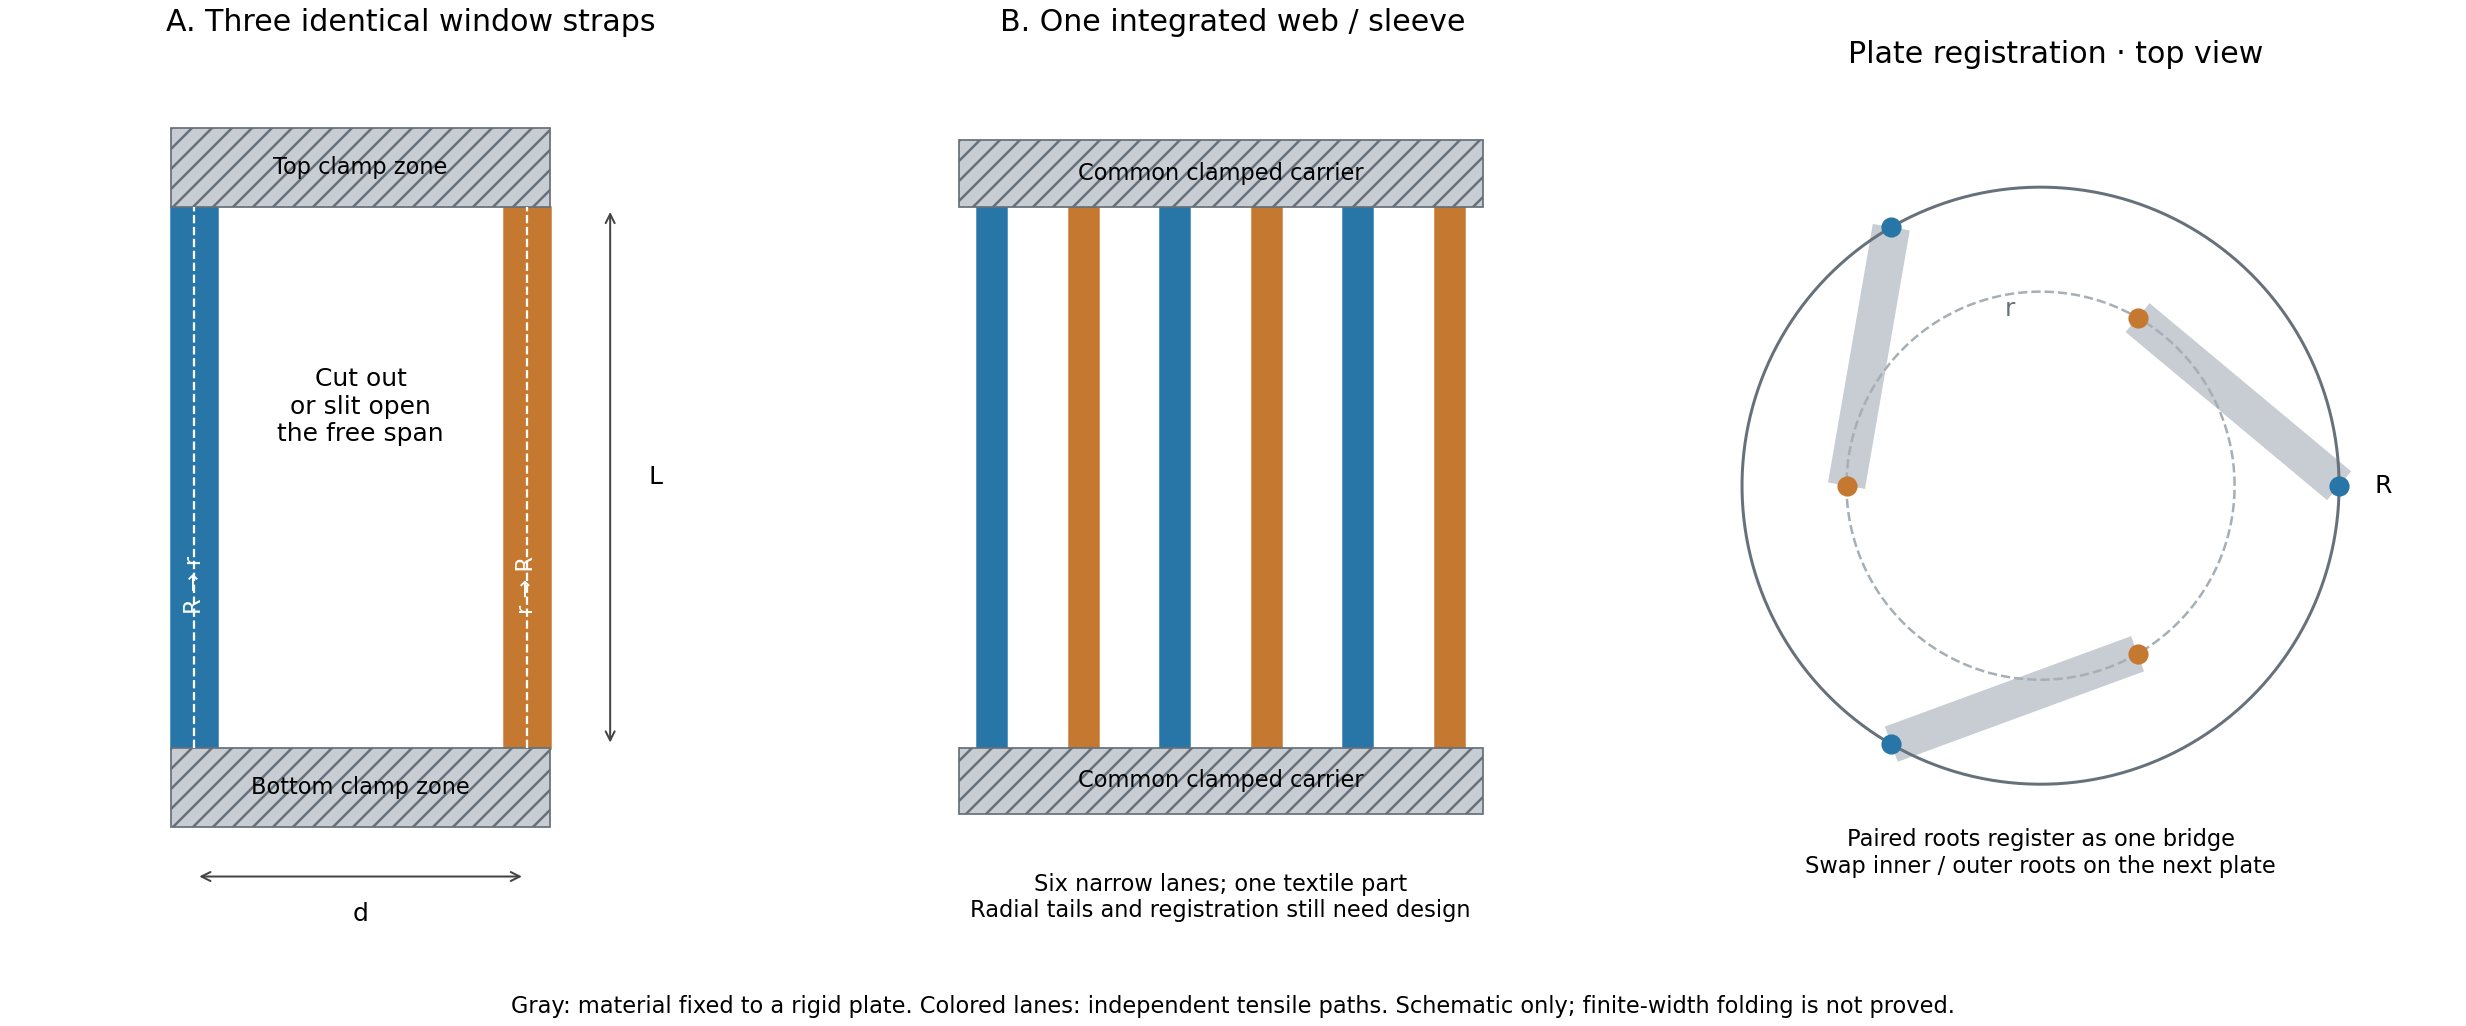

Generate this figure with Python:
"""Concept sketches, not manufacturing patterns, for integrated tensile straps."""

from pathlib import Path

import matplotlib
matplotlib.use("Agg")
from matplotlib import pyplot as plt
from matplotlib.patches import Rectangle, FancyArrowPatch
import numpy as np


BLUE, ORANGE, GRAY = "#2876a8", "#c57930", "#c7cdd2"


def dimension(ax, start, end, label, position):
    ax.add_patch(FancyArrowPatch(start, end, arrowstyle="<->", mutation_scale=9,
                                color="#444444", linewidth=.8))
    ax.text(*position, label, ha="center", va="center", fontsize=10)


def draw():
    fig, axes = plt.subplots(1, 3, figsize=(13.7, 5.7), layout="constrained")
    for ax in axes:
        ax.set_aspect("equal")
        ax.axis("off")

    ax = axes[0]
    height = 1.3
    for x, color in ((.1, BLUE), (.9, ORANGE)):
        ax.add_patch(Rectangle((x-.055, 0), .11, height, color=color))
        ax.plot([x, x], [0, height], "--", color="white", linewidth=.9)
    for y in (-.19, height):
        ax.add_patch(Rectangle((.045, y), .91, .19, facecolor=GRAY,
                               edgecolor="#66717b", hatch="///", linewidth=.7))
    ax.text(.5, height+.095, "Top clamp zone", ha="center", va="center", fontsize=9)
    ax.text(.5, -.095, "Bottom clamp zone", ha="center", va="center", fontsize=9)
    ax.text(.5, .82, "Cut out\nor slit open\nthe free span", ha="center", va="center", fontsize=10)
    ax.text(.1, .39, "R → r", rotation=90, color="white", ha="center", va="center", fontsize=9)
    ax.text(.9, .39, "r → R", rotation=90, color="white", ha="center", va="center", fontsize=9)
    dimension(ax, (1.1, 0), (1.1, height), "L", (1.21, height/2))
    dimension(ax, (.1, -.31), (.9, -.31), "d", (.5, -.40))
    ax.set_xlim(-.18, 1.42)
    ax.set_ylim(-.56, 1.64)
    ax.set_title("A. Three identical window straps", fontsize=12, pad=14)

    ax = axes[1]
    for i in range(6):
        x = .12 + i*.22
        ax.add_patch(Rectangle((x-.035, 0), .07, height,
                               color=BLUE if i % 2 == 0 else ORANGE))
    for y in (-.16, height):
        ax.add_patch(Rectangle((.04, y), 1.26, .16, facecolor=GRAY,
                               edgecolor="#66717b", hatch="///", linewidth=.7))
    ax.text(.67, height+.08, "Common clamped carrier", ha="center", va="center", fontsize=9)
    ax.text(.67, -.08, "Common clamped carrier", ha="center", va="center", fontsize=9)
    ax.text(.67, -.36, "Six narrow lanes; one textile part\nRadial tails and registration still need design",
            ha="center", va="center", fontsize=9)
    ax.set_xlim(-.1, 1.5)
    ax.set_ylim(-.56, 1.64)
    ax.set_title("B. One integrated web / sleeve", fontsize=12, pad=14)

    ax = axes[2]
    ratio = .65
    angle = np.linspace(0, 2*np.pi, 200)
    ax.plot(np.cos(angle), np.sin(angle), color="#66717b", linewidth=1.2)
    ax.plot(ratio*np.cos(angle), ratio*np.sin(angle), "--", color="#a6afb6", linewidth=1)
    phi = np.arange(6)*np.pi/3
    radii = np.where(np.arange(6) % 2 == 0, 1., ratio)
    points = radii[:, None]*np.column_stack((np.cos(phi), np.sin(phi)))
    for i in range(0, 6, 2):
        pair = points[i:i+2]
        ax.plot(*pair.T, color=GRAY, linewidth=15, solid_capstyle="butt", zorder=1)
    ax.scatter(*points[::2].T, color=BLUE, s=50, zorder=3)
    ax.scatter(*points[1::2].T, color=ORANGE, s=50, zorder=3)
    ax.text(1.12, 0, "R", va="center", fontsize=10)
    ax.text(-.12, .57, "r", fontsize=10, color="#66717b")
    ax.text(0, -1.23, "Paired roots register as one bridge\nSwap inner / outer roots on the next plate",
            ha="center", va="center", fontsize=9)
    ax.set_xlim(-1.3, 1.4)
    ax.set_ylim(-1.55, 1.3)
    ax.set_title("Plate registration · top view", fontsize=12, pad=14)

    fig.supxlabel("Gray: material fixed to a rigid plate. Colored lanes: independent tensile paths. Schematic only; finite-width folding is not proved.",
                  fontsize=9)
    folder = Path(__file__).parent
    fig.savefig(folder / "strap_concepts.png", dpi=180)
    fig.savefig(folder / "strap_concepts.svg")
    plt.close(fig)


if __name__ == "__main__":
    draw()
